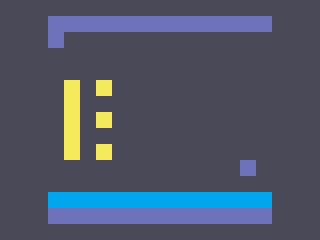

A 2D game scene composited from a Tiled map and its tileset images. What follows is a short description and the map's XML, with each tile layer's data collapsed to a summary:
An orthogonal 20x15 tile map with 16x16 px tiles, 3 tile layers (background, mixed, collisions), 1 hidden layer not drawn.

<map version="1.0" orientation="orthogonal" renderorder="right-down" width="20" height="15" tilewidth="16" tileheight="16" nextobjectid="2">
 <tileset firstgid="1" name="markers" tilewidth="16" tileheight="16" tilecount="4" columns="2">
  <image source="tiles2.png" width="32" height="32" />
  <tile id="1">
   <properties>
    <property name="type" type="int" value="1" />
   </properties>
  </tile>
 </tileset>
 <layer name="background" width="20" height="15">
  <data>[300 cells, 300 non-empty, 2 distinct tile ids]</data>
 </layer>
 <layer name="mixed" width="20" height="15">
  <data>[300 cells, 36 non-empty, 2 distinct tile ids]</data>
 </layer>
 <layer name="foreground" width="20" height="15" visible="0">
  <data>[300 cells, 0 non-empty, 0 distinct tile ids]</data>
 </layer>
 <layer name="collisions" width="20" height="15" opacity="0.44">
  <data>[300 cells, 30 non-empty, 1 distinct tile ids]</data>
 </layer>
</map>
